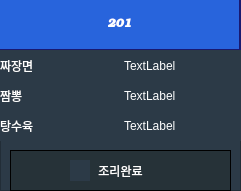
   <widget class="QFrame" name="frame_46">
    <property name="geometry">
     <rect>
      <x>50</x>
      <y>540</y>
      <width>241</width>
      <height>191</height>
     </rect>
    </property>
    <property name="styleSheet">
     <string notr="true">background-color: rgb(44, 58, 71);  /* 배경 색상 */
color: rgb(255, 255, 255);         /* 흰색 글자 */

</string>
    </property>
    <property name="frameShape">
     <enum>QFrame::StyledPanel</enum>
    </property>
    <property name="frameShadow">
     <enum>QFrame::Raised</enum>
    </property>
    <widget class="QFrame" name="frame_47">
     <property name="geometry">
      <rect>
       <x>0</x>
       <y>0</y>
       <width>241</width>
       <height>51</height>
      </rect>
     </property>
     <property name="styleSheet">
      <string notr="true">background-color: rgb(40, 100, 220);  /* 약간 짙은 파랑색 배경 */
color: rgb(255, 255, 255);          /* 흰색 글자 */
border: 0.5px solid rgb(25, 25, 112);  /* 매우 얇은 테두리, 배경과 거의 구별할 수 없음 */
</string>
     </property>
     <property name="frameShape">
      <enum>QFrame::StyledPanel</enum>
     </property>
     <property name="frameShadow">
      <enum>QFrame::Raised</enum>
     </property>
     <widget class="QWidget" name="verticalLayoutWidget_12">
      <property name="geometry">
       <rect>
        <x>-1</x>
        <y>-1</y>
        <width>241</width>
        <height>51</height>
       </rect>
      </property>
      <layout class="QVBoxLayout" name="verticalLayout_13">
       <item>
        <widget class="QLabel" name="label_77">
         <property name="font">
          <font>
           <family>URW Bookman</family>
           <weight>75</weight>
           <italic>true</italic>
           <bold>true</bold>
          </font>
         </property>
         <property name="text">
          <string>201</string>
         </property>
         <property name="alignment">
          <set>Qt::AlignCenter</set>
         </property>
        </widget>
       </item>
      </layout>
     </widget>
    </widget>
    <widget class="QFrame" name="frame_48">
     <property name="geometry">
      <rect>
       <x>0</x>
       <y>50</y>
       <width>241</width>
       <height>31</height>
      </rect>
     </property>
     <property name="frameShape">
      <enum>QFrame::StyledPanel</enum>
     </property>
     <property name="frameShadow">
      <enum>QFrame::Raised</enum>
     </property>
     <widget class="QWidget" name="horizontalLayoutWidget_28">
      <property name="geometry">
       <rect>
        <x>0</x>
        <y>0</y>
        <width>241</width>
        <height>31</height>
       </rect>
      </property>
      <layout class="QHBoxLayout" name="horizontalLayout_30">
       <item>
        <widget class="QLabel" name="label_78">
         <property name="text">
          <string>짜장면</string>
         </property>
        </widget>
       </item>
       <item>
        <widget class="QLabel" name="label_79">
         <property name="text">
          <string>TextLabel</string>
         </property>
        </widget>
       </item>
      </layout>
     </widget>
    </widget>
    <widget class="QFrame" name="frame_49">
     <property name="geometry">
      <rect>
       <x>0</x>
       <y>80</y>
       <width>241</width>
       <height>31</height>
      </rect>
     </property>
     <property name="frameShape">
      <enum>QFrame::StyledPanel</enum>
     </property>
     <property name="frameShadow">
      <enum>QFrame::Raised</enum>
     </property>
     <widget class="QWidget" name="horizontalLayoutWidget_29">
      <property name="geometry">
       <rect>
        <x>0</x>
        <y>0</y>
        <width>241</width>
        <height>31</height>
       </rect>
      </property>
      <layout class="QHBoxLayout" name="horizontalLayout_31">
       <item>
        <widget class="QLabel" name="label_80">
         <property name="text">
          <string>짬뽕</string>
         </property>
        </widget>
       </item>
       <item>
        <widget class="QLabel" name="label_81">
         <property name="text">
          <string>TextLabel</string>
         </property>
        </widget>
       </item>
      </layout>
     </widget>
    </widget>
    <widget class="QFrame" name="frame_50">
     <property name="geometry">
      <rect>
       <x>0</x>
       <y>110</y>
       <width>241</width>
       <height>31</height>
      </rect>
     </property>
     <property name="frameShape">
      <enum>QFrame::StyledPanel</enum>
     </property>
     <property name="frameShadow">
      <enum>QFrame::Raised</enum>
     </property>
     <widget class="QWidget" name="horizontalLayoutWidget_30">
      <property name="geometry">
       <rect>
        <x>0</x>
        <y>0</y>
        <width>241</width>
        <height>31</height>
       </rect>
      </property>
      <layout class="QHBoxLayout" name="horizontalLayout_32">
       <item>
        <widget class="QLabel" name="label_82">
         <property name="text">
          <string>탕수육</string>
         </property>
        </widget>
       </item>
       <item>
        <widget class="QLabel" name="label_83">
         <property name="text">
          <string>TextLabel</string>
         </property>
        </widget>
       </item>
      </layout>
     </widget>
    </widget>
    <widget class="QPushButton" name="pushButton_9">
     <property name="geometry">
      <rect>
       <x>10</x>
       <y>150</y>
       <width>221</width>
       <height>41</height>
      </rect>
     </property>
     <property name="styleSheet">
      <string notr="true">background-color: rgb(38, 50, 56);  /* 배경 색상 */
border: 1px solid black;            /* 얇은 검정색 테두리 */
color: white;                      /* (선택 사항) 흰색 글자 */
</string>
     </property>
     <property name="text">
      <string>조리완료</string>
     </property>
    </widget>
    <widget class="QLabel" name="label_84">
     <property name="geometry">
      <rect>
       <x>70</x>
       <y>160</y>
       <width>20</width>
       <height>21</height>
      </rect>
     </property>
     <property name="text">
      <string/>
     </property>
     <property name="pixmap">
      <pixmap>../pngwing.com.png</pixmap>
     </property>
     <property name="scaledContents">
      <bool>true</bool>
     </property>
    </widget>
   </widget>
